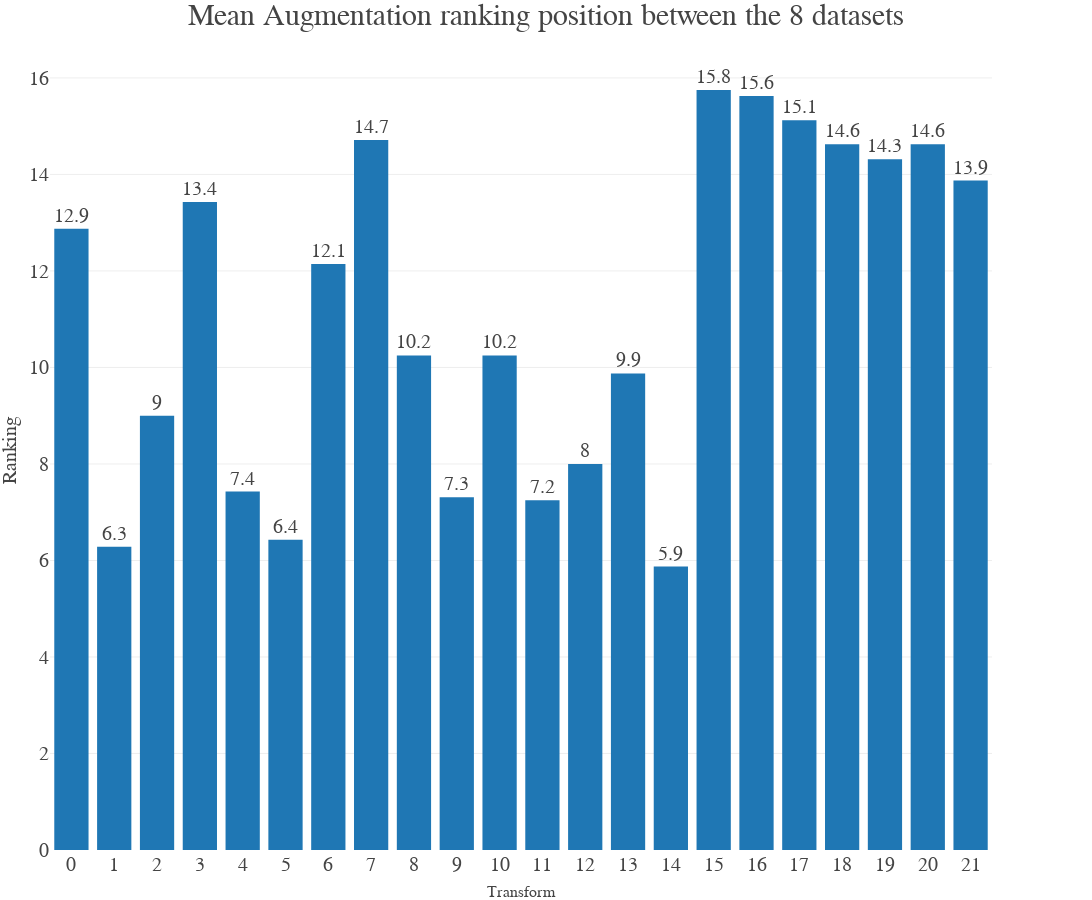

The code cell stored with this chart in its notebook:
### Code cell
import plotly.graph_objects as go
fig = go.Figure()

# Define colors for each column for better visual differentiation
colors = ['#1f77b4', '#ff7f0e', '#2ca02c']  # Professional, distinguishable color scheme
colors = ['#1f77b4', '#ff7f0e', '#2ca02c']  # Professional, distinguishable color scheme


# Add bars for each column with scientific formatting
for i, col in enumerate(total_df_test[["rank"]].columns):
    fig.add_trace(go.Bar(
        x=total_df_test.index,
        y=total_df_test[col],
        name=col,  # Each bar group named after the column
        marker_color=colors[i],  # Set the custom color for each bar group
        text=total_df_test[col].round(1),  # Display the values as text on the bars
        textposition='outside',  # Position the text outside the bars
        textfont=dict(size=20, family='Times New Roman'),  # Customize the text font
    ))

# Update the layout for a clean, professional look with legend on the right side
fig.update_layout(
    title="Mean Augmentation ranking position between the 8 datasets",  # Title of the plot
    title_font=dict(size=30, family='Times New Roman'),  # Font for the title
    xaxis=dict(
        title="Transform",  # X-axis label
        tickmode='linear',
        tickfont=dict(family='Times New Roman', size=20),
        title_font=dict(size=16, family='Times New Roman'),
        showgrid=False  # Remove grid for a cleaner look
    ),
    yaxis=dict(
        title="Ranking",  # Y-axis label
        title_font=dict(size=20, family='Times New Roman'),
        tickfont=dict(family='Times New Roman', size=20),
        showgrid=True,  # Optional: gridlines for y-axis to aid interpretation
        zeroline=False  # Remove the default zero line for clarity
    ),
    barmode='group',  # Grouped bars for better comparison
    font=dict(family='Times New Roman', size=14),  # Set the overall font for the figure
    legend=dict(
        title="Proxy",  # Legend title
        title_font=dict(family='Times New Roman', size=20),
        font=dict(family='Times New Roman', size=20),
        x=1.05,  # Move the legend to the right of the plot
        y=1,  # Keep the legend at the top
        xanchor="left",  # Anchor the legend to the left of its position
        borderwidth=1,  # Optional: Add a border around the legend for clarity
    ),
    margin=dict(l=50, r=100, t=50, b=50),  # Increase right margin to accommodate the legend
    width=1400,  # Set figure width
    height=900,  # Set figure height
    template="presentation"
)

# Show the plot
fig.show()

### Figure 1 — Plotly figure (JSON) as saved in the notebook; plotly's stock layout.template omitted (floating-point values rounded to 4 significant figures)
{"data": [{"marker": {"color": "#1f77b4"}, "name": "rank", "text": [5.9, 6.3, 6.4, 7.2, 7.3, 7.4, 8, 9, 9.9, 10.2, 10.2, 12.1, 12.9, 13.4, 13.9, 14.3, 14.6, 14.6, 14.7, 15.1, 15.6, 15.8], "textfont": {"family": "Times New Roman", "size": 20}, "textposition": "outside", "type": "bar", "x": [14, 1, 5, 11, 9, 4, 12, 2, 13, 10, 8, 6, 0, 3, 21, 19, 18, 20, 7, 17, 16, 15], "y": [5.875, 6.286, 6.429, 7.25, 7.312, 7.429, 8, 9, 9.875, 10.25, 10.25, 12.14, 12.88, 13.43, 13.88, 14.31, 14.62, 14.62, 14.71, 15.12, 15.62, 15.75]}], "layout": {"barmode": "group", "font": {"family": "Times New Roman", "size": 14}, "height": 900, "legend": {"borderwidth": 1, "font": {"family": "Times New Roman", "size": 20}, "title": {"font": {"family": "Times New Roman", "size": 20}, "text": "Proxy"}, "x": 1.05, "xanchor": "left", "y": 1}, "margin": {"b": 50, "l": 50, "r": 100, "t": 50}, "title": {"font": {"family": "Times New Roman", "size": 30}, "text": "Mean Augmentation ranking position between the 8 datasets"}, "width": 1400, "xaxis": {"autorange": true, "range": [-0.5, 21.5], "showgrid": false, "tickfont": {"family": "Times New Roman", "size": 20}, "tickmode": "linear", "title": {"font": {"family": "Times New Roman", "size": 16}, "text": "Transform"}, "type": "linear"}, "yaxis": {"autorange": true, "range": [0, 16.58], "showgrid": true, "tickfont": {"family": "Times New Roman", "size": 20}, "title": {"font": {"family": "Times New Roman", "size": 20}, "text": "Ranking"}, "type": "linear", "zeroline": false}}}
